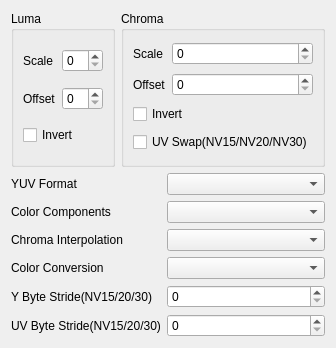
<?xml version="1.0" encoding="UTF-8"?>
<ui version="4.0">
 <class>videoHandlerYUV</class>
 <widget class="QWidget" name="videoHandlerYUV">
  <property name="geometry">
   <rect>
    <x>0</x>
    <y>0</y>
    <width>246</width>
    <height>348</height>
   </rect>
  </property>
  <property name="windowTitle">
   <string>Form</string>
  </property>
  <layout class="QVBoxLayout" name="wrapperLayout">
   <item>
    <layout class="QVBoxLayout" name="topVBoxLayout">
     <item>
      <layout class="QHBoxLayout" name="horizontalLayout">
       <item>
        <widget class="QGroupBox" name="groupBox">
         <property name="title">
          <string>Luma</string>
         </property>
         <layout class="QGridLayout" name="gridLayout_2" columnstretch="0,1">
          <item row="1" column="1">
           <widget class="QSpinBox" name="lumaOffsetSpinBox">
            <property name="toolTip">
             <string>&lt;html&gt;&lt;head/&gt;&lt;body&gt;&lt;p&gt;Use a scale, an offset and (optionally) inversion to transform the luma YUV values before transformation to RGB. The value difference to &lt;span style=&quot; font-style:italic;&quot;&gt;offset&lt;/span&gt; is scaled by &lt;span style=&quot; font-style:italic;&quot;&gt;scale&lt;/span&gt; relative to &lt;span style=&quot; font-style:italic;&quot;&gt;offset&lt;/span&gt;. The used equation is:&lt;/p&gt;&lt;p&gt;Y&lt;span style=&quot; vertical-align:sub;&quot;&gt;Out&lt;/span&gt; = inv*(Y&lt;span style=&quot; vertical-align:sub;&quot;&gt;In&lt;/span&gt;-offset) * scale + offset&lt;/p&gt;&lt;p&gt;&lt;span style=&quot; font-style:italic;&quot;&gt;inv&lt;/span&gt; is -1 if inversion is activated and 1 if not.&lt;/p&gt;&lt;/body&gt;&lt;/html&gt;</string>
            </property>
           </widget>
          </item>
          <item row="1" column="0">
           <widget class="QLabel" name="label_6">
            <property name="toolTip">
             <string>&lt;html&gt;&lt;head/&gt;&lt;body&gt;&lt;p&gt;Use a scale, an offset and (optionally) inversion to transform the luma YUV values before transformation to RGB. The value difference to &lt;span style=&quot; font-style:italic;&quot;&gt;offset&lt;/span&gt; is scaled by &lt;span style=&quot; font-style:italic;&quot;&gt;scale&lt;/span&gt; relative to &lt;span style=&quot; font-style:italic;&quot;&gt;offset&lt;/span&gt;. The used equation is:&lt;/p&gt;&lt;p&gt;Y&lt;span style=&quot; vertical-align:sub;&quot;&gt;Out&lt;/span&gt; = inv*(Y&lt;span style=&quot; vertical-align:sub;&quot;&gt;In&lt;/span&gt;-offset) * scale + offset&lt;/p&gt;&lt;p&gt;&lt;span style=&quot; font-style:italic;&quot;&gt;inv&lt;/span&gt; is -1 if inversion is activated and 1 if not.&lt;/p&gt;&lt;/body&gt;&lt;/html&gt;</string>
            </property>
            <property name="text">
             <string>Offset</string>
            </property>
           </widget>
          </item>
          <item row="0" column="1">
           <widget class="QSpinBox" name="lumaScaleSpinBox">
            <property name="toolTip">
             <string>&lt;html&gt;&lt;head/&gt;&lt;body&gt;&lt;p&gt;Use a scale, an offset and (optionally) inversion to transform the luma YUV values before transformation to RGB. The value difference to &lt;span style=&quot; font-style:italic;&quot;&gt;offset&lt;/span&gt; is scaled by &lt;span style=&quot; font-style:italic;&quot;&gt;scale&lt;/span&gt; relative to &lt;span style=&quot; font-style:italic;&quot;&gt;offset&lt;/span&gt;. The used equation is:&lt;/p&gt;&lt;p&gt;Y&lt;span style=&quot; vertical-align:sub;&quot;&gt;Out&lt;/span&gt; = inv*(Y&lt;span style=&quot; vertical-align:sub;&quot;&gt;In&lt;/span&gt;-offset) * scale + offset&lt;/p&gt;&lt;p&gt;&lt;span style=&quot; font-style:italic;&quot;&gt;inv&lt;/span&gt; is -1 if inversion is activated and 1 if not.&lt;/p&gt;&lt;/body&gt;&lt;/html&gt;</string>
            </property>
           </widget>
          </item>
          <item row="0" column="0">
           <widget class="QLabel" name="label_4">
            <property name="toolTip">
             <string>&lt;html&gt;&lt;head/&gt;&lt;body&gt;&lt;p&gt;Use a scale, an offset and (optionally) inversion to transform the luma YUV values before transformation to RGB. The value difference to &lt;span style=&quot; font-style:italic;&quot;&gt;offset&lt;/span&gt; is scaled by &lt;span style=&quot; font-style:italic;&quot;&gt;scale&lt;/span&gt; relative to &lt;span style=&quot; font-style:italic;&quot;&gt;offset&lt;/span&gt;. The used equation is:&lt;/p&gt;&lt;p&gt;Y&lt;span style=&quot; vertical-align:sub;&quot;&gt;Out&lt;/span&gt; = inv*(Y&lt;span style=&quot; vertical-align:sub;&quot;&gt;In&lt;/span&gt;-offset) * scale + offset&lt;/p&gt;&lt;p&gt;&lt;span style=&quot; font-style:italic;&quot;&gt;inv&lt;/span&gt; is -1 if inversion is activated and 1 if not.&lt;/p&gt;&lt;/body&gt;&lt;/html&gt;</string>
            </property>
            <property name="text">
             <string>Scale</string>
            </property>
           </widget>
          </item>
          <item row="2" column="0" colspan="2">
           <widget class="QCheckBox" name="lumaInvertCheckBox">
            <property name="toolTip">
             <string>&lt;html&gt;&lt;head/&gt;&lt;body&gt;&lt;p&gt;Use a scale, an offset and (optionally) inversion to transform the luma YUV values before transformation to RGB. The value difference to &lt;span style=&quot; font-style:italic;&quot;&gt;offset&lt;/span&gt; is scaled by &lt;span style=&quot; font-style:italic;&quot;&gt;scale&lt;/span&gt; relative to &lt;span style=&quot; font-style:italic;&quot;&gt;offset&lt;/span&gt;. The used equation is:&lt;/p&gt;&lt;p&gt;Y&lt;span style=&quot; vertical-align:sub;&quot;&gt;Out&lt;/span&gt; = inv*(Y&lt;span style=&quot; vertical-align:sub;&quot;&gt;In&lt;/span&gt;-offset) * scale + offset&lt;/p&gt;&lt;p&gt;&lt;span style=&quot; font-style:italic;&quot;&gt;inv&lt;/span&gt; is -1 if inversion is activated and 1 if not.&lt;/p&gt;&lt;/body&gt;&lt;/html&gt;</string>
            </property>
            <property name="text">
             <string>Invert</string>
            </property>
           </widget>
          </item>
         </layout>
        </widget>
       </item>
       <item>
        <widget class="QGroupBox" name="groupBox_2">
         <property name="title">
          <string>Chroma</string>
         </property>
         <layout class="QGridLayout" name="gridLayout_3" columnstretch="0,1">
          <item row="2" column="0" colspan="2">
           <widget class="QCheckBox" name="chromaInvertCheckBox">
            <property name="toolTip">
             <string>&lt;html&gt;&lt;head/&gt;&lt;body&gt;&lt;p&gt;Use a scale, an offset and (optionally) inversion to transform the chroma YUV values before transformation to RGB. The value difference to &lt;span style=&quot; font-style:italic;&quot;&gt;offset&lt;/span&gt; is scaled by &lt;span style=&quot; font-style:italic;&quot;&gt;scale&lt;/span&gt; relative to &lt;span style=&quot; font-style:italic;&quot;&gt;offset&lt;/span&gt;. The used equation is:&lt;/p&gt;&lt;p&gt;C&lt;span style=&quot; vertical-align:sub;&quot;&gt;Out&lt;/span&gt; = inv*(C&lt;span style=&quot; vertical-align:sub;&quot;&gt;In&lt;/span&gt;-offset) * scale + offset&lt;/p&gt;&lt;p&gt;&lt;span style=&quot; font-style:italic;&quot;&gt;inv&lt;/span&gt; is -1 if inversion is activated and 1 if not.&lt;/p&gt;&lt;/body&gt;&lt;/html&gt;</string>
            </property>
            <property name="text">
             <string>Invert</string>
            </property>
           </widget>
          </item>
          <item row="1" column="0">
           <widget class="QLabel" name="label_7">
            <property name="toolTip">
             <string>&lt;html&gt;&lt;head/&gt;&lt;body&gt;&lt;p&gt;Use a scale, an offset and (optionally) inversion to transform the chroma YUV values before transformation to RGB. The value difference to &lt;span style=&quot; font-style:italic;&quot;&gt;offset&lt;/span&gt; is scaled by &lt;span style=&quot; font-style:italic;&quot;&gt;scale&lt;/span&gt; relative to &lt;span style=&quot; font-style:italic;&quot;&gt;offset&lt;/span&gt;. The used equation is:&lt;/p&gt;&lt;p&gt;C&lt;span style=&quot; vertical-align:sub;&quot;&gt;Out&lt;/span&gt; = inv*(C&lt;span style=&quot; vertical-align:sub;&quot;&gt;In&lt;/span&gt;-offset) * scale + offset&lt;/p&gt;&lt;p&gt;&lt;span style=&quot; font-style:italic;&quot;&gt;inv&lt;/span&gt; is -1 if inversion is activated and 1 if not.&lt;/p&gt;&lt;/body&gt;&lt;/html&gt;</string>
            </property>
            <property name="text">
             <string>Offset</string>
            </property>
           </widget>
          </item>
          <item row="1" column="1">
           <widget class="QSpinBox" name="chromaOffsetSpinBox">
            <property name="toolTip">
             <string>&lt;html&gt;&lt;head/&gt;&lt;body&gt;&lt;p&gt;Use a scale, an offset and (optionally) inversion to transform the chroma YUV values before transformation to RGB. The value difference to &lt;span style=&quot; font-style:italic;&quot;&gt;offset&lt;/span&gt; is scaled by &lt;span style=&quot; font-style:italic;&quot;&gt;scale&lt;/span&gt; relative to &lt;span style=&quot; font-style:italic;&quot;&gt;offset&lt;/span&gt;. The used equation is:&lt;/p&gt;&lt;p&gt;C&lt;span style=&quot; vertical-align:sub;&quot;&gt;Out&lt;/span&gt; = inv*(C&lt;span style=&quot; vertical-align:sub;&quot;&gt;In&lt;/span&gt;-offset) * scale + offset&lt;/p&gt;&lt;p&gt;&lt;span style=&quot; font-style:italic;&quot;&gt;inv&lt;/span&gt; is -1 if inversion is activated and 1 if not.&lt;/p&gt;&lt;/body&gt;&lt;/html&gt;</string>
            </property>
           </widget>
          </item>
          <item row="0" column="1">
           <widget class="QSpinBox" name="chromaScaleSpinBox">
            <property name="toolTip">
             <string>&lt;html&gt;&lt;head/&gt;&lt;body&gt;&lt;p&gt;Use a scale, an offset and (optionally) inversion to transform the chroma YUV values before transformation to RGB. The value difference to &lt;span style=&quot; font-style:italic;&quot;&gt;offset&lt;/span&gt; is scaled by &lt;span style=&quot; font-style:italic;&quot;&gt;scale&lt;/span&gt; relative to &lt;span style=&quot; font-style:italic;&quot;&gt;offset&lt;/span&gt;. The used equation is:&lt;/p&gt;&lt;p&gt;C&lt;span style=&quot; vertical-align:sub;&quot;&gt;Out&lt;/span&gt; = inv*(C&lt;span style=&quot; vertical-align:sub;&quot;&gt;In&lt;/span&gt;-offset) * scale + offset&lt;/p&gt;&lt;p&gt;&lt;span style=&quot; font-style:italic;&quot;&gt;inv&lt;/span&gt; is -1 if inversion is activated and 1 if not.&lt;/p&gt;&lt;/body&gt;&lt;/html&gt;</string>
            </property>
           </widget>
          </item>
          <item row="0" column="0">
           <widget class="QLabel" name="label_5">
            <property name="toolTip">
             <string>&lt;html&gt;&lt;head/&gt;&lt;body&gt;&lt;p&gt;Use a scale, an offset and (optionally) inversion to transform the chroma YUV values before transformation to RGB. The value difference to &lt;span style=&quot; font-style:italic;&quot;&gt;offset&lt;/span&gt; is scaled by &lt;span style=&quot; font-style:italic;&quot;&gt;scale&lt;/span&gt; relative to &lt;span style=&quot; font-style:italic;&quot;&gt;offset&lt;/span&gt;. The used equation is:&lt;/p&gt;&lt;p&gt;C&lt;span style=&quot; vertical-align:sub;&quot;&gt;Out&lt;/span&gt; = inv*(C&lt;span style=&quot; vertical-align:sub;&quot;&gt;In&lt;/span&gt;-offset) * scale + offset&lt;/p&gt;&lt;p&gt;&lt;span style=&quot; font-style:italic;&quot;&gt;inv&lt;/span&gt; is -1 if inversion is activated and 1 if not.&lt;/p&gt;&lt;/body&gt;&lt;/html&gt;</string>
            </property>
            <property name="text">
             <string>Scale</string>
            </property>
           </widget>
          </item>
          <item row="3" column="0" colspan="2">
           <widget class="QCheckBox" name="chromaSwapCheckBox">
            <property name="text">
             <string>UV Swap(NV15/NV20/NV30)</string>
            </property>
           </widget>
          </item>
         </layout>
        </widget>
       </item>
      </layout>
     </item>
     <item>
      <layout class="QGridLayout" name="gridLayout" columnstretch="0,1">
       <item row="0" column="0">
        <widget class="QLabel" name="label_8">
         <property name="toolTip">
          <string>&lt;html&gt;&lt;head/&gt;&lt;body&gt;&lt;p&gt;What is the source format of the YUV file? E.g: The subsampling and bit depth. Select one of the predefined formats or select 'custom...' to define a custom format.&lt;/p&gt;&lt;/body&gt;&lt;/html&gt;</string>
         </property>
         <property name="text">
          <string>YUV Format</string>
         </property>
        </widget>
       </item>
       <item row="3" column="1">
        <widget class="QComboBox" name="colorConversionComboBox">
         <property name="toolTip">
          <string>&lt;html&gt;&lt;head/&gt;&lt;body&gt;&lt;p&gt;How to convert YUV to RGB. Several ITU recommendations are selectable.&lt;/p&gt;&lt;/body&gt;&lt;/html&gt;</string>
         </property>
        </widget>
       </item>
       <item row="2" column="1">
        <widget class="QComboBox" name="chromaInterpolationComboBox">
         <property name="toolTip">
          <string>&lt;html&gt;&lt;head/&gt;&lt;body&gt;&lt;p&gt;If the color components are subsampled, how should interpolation to the full resolution be performed?&lt;/p&gt;&lt;/body&gt;&lt;/html&gt;</string>
         </property>
        </widget>
       </item>
       <item row="1" column="0">
        <widget class="QLabel" name="label">
         <property name="toolTip">
          <string>&lt;html&gt;&lt;head/&gt;&lt;body&gt;&lt;p&gt;Which of the YUV components should be displayed? You can choose all or the luma or one of the color planes individually.&lt;/p&gt;&lt;/body&gt;&lt;/html&gt;</string>
         </property>
         <property name="text">
          <string>Color Components</string>
         </property>
        </widget>
       </item>
       <item row="3" column="0">
        <widget class="QLabel" name="label_3">
         <property name="toolTip">
          <string>&lt;html&gt;&lt;head/&gt;&lt;body&gt;&lt;p&gt;How to convert YUV to RGB.&lt;/p&gt;&lt;/body&gt;&lt;/html&gt;</string>
         </property>
         <property name="text">
          <string>Color Conversion</string>
         </property>
        </widget>
       </item>
       <item row="1" column="1">
        <widget class="QComboBox" name="colorComponentsComboBox">
         <property name="toolTip">
          <string>&lt;html&gt;&lt;head/&gt;&lt;body&gt;&lt;p&gt;Which of the YUV components should be displayed? You can choose all or the luma or one of the color planes individually.&lt;/p&gt;&lt;/body&gt;&lt;/html&gt;</string>
         </property>
        </widget>
       </item>
       <item row="4" column="0">
        <widget class="QLabel" name="label_9">
         <property name="text">
          <string>Y Byte Stride(NV15/20/30)</string>
         </property>
        </widget>
       </item>
       <item row="0" column="1">
        <widget class="QComboBox" name="yuvFormatComboBox">
         <property name="toolTip">
          <string>&lt;html&gt;&lt;head/&gt;&lt;body&gt;&lt;p&gt;What is the source format of the YUV file? E.g: The subsampling and bit depth. Select one of the predefined formats or select 'custom...' to define a custom format.&lt;/p&gt;&lt;/body&gt;&lt;/html&gt;</string>
         </property>
        </widget>
       </item>
       <item row="2" column="0">
        <widget class="QLabel" name="label_2">
         <property name="toolTip">
          <string>&lt;html&gt;&lt;head/&gt;&lt;body&gt;&lt;p&gt;If the color components are subsampled, how should interpolation to the full resolution be performed?&lt;/p&gt;&lt;/body&gt;&lt;/html&gt;</string>
         </property>
         <property name="text">
          <string>Chroma Interpolation</string>
         </property>
        </widget>
       </item>
       <item row="4" column="1">
        <widget class="QSpinBox" name="byteStrideYSpinBox"/>
       </item>
       <item row="5" column="0">
        <widget class="QLabel" name="label_10">
         <property name="text">
          <string>UV Byte Stride(NV15/20/30)</string>
         </property>
        </widget>
       </item>
       <item row="5" column="1">
        <widget class="QSpinBox" name="byteStrideUVSpinBox"/>
       </item>
      </layout>
     </item>
    </layout>
   </item>
  </layout>
 </widget>
 <tabstops>
  <tabstop>lumaScaleSpinBox</tabstop>
  <tabstop>lumaOffsetSpinBox</tabstop>
  <tabstop>lumaInvertCheckBox</tabstop>
  <tabstop>chromaScaleSpinBox</tabstop>
  <tabstop>chromaOffsetSpinBox</tabstop>
  <tabstop>chromaInvertCheckBox</tabstop>
  <tabstop>yuvFormatComboBox</tabstop>
  <tabstop>colorComponentsComboBox</tabstop>
  <tabstop>chromaInterpolationComboBox</tabstop>
  <tabstop>colorConversionComboBox</tabstop>
 </tabstops>
 <resources/>
 <connections/>
</ui>
